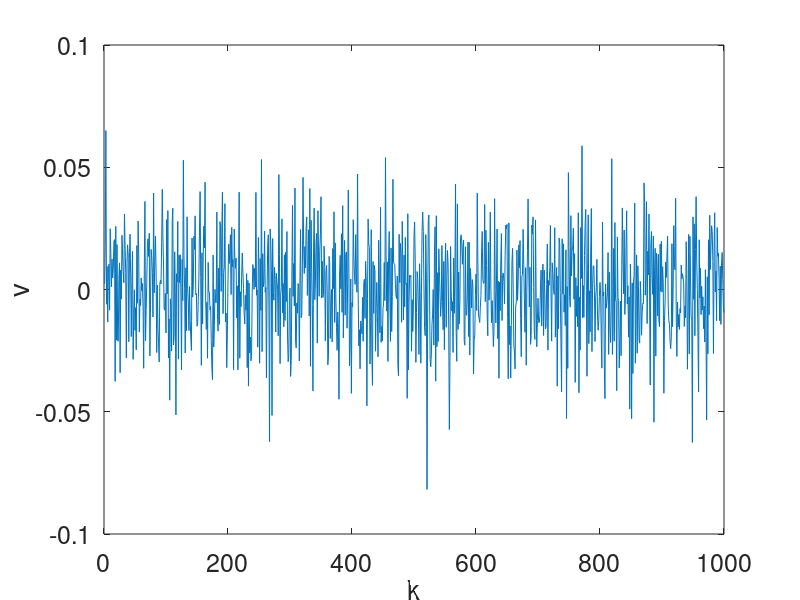
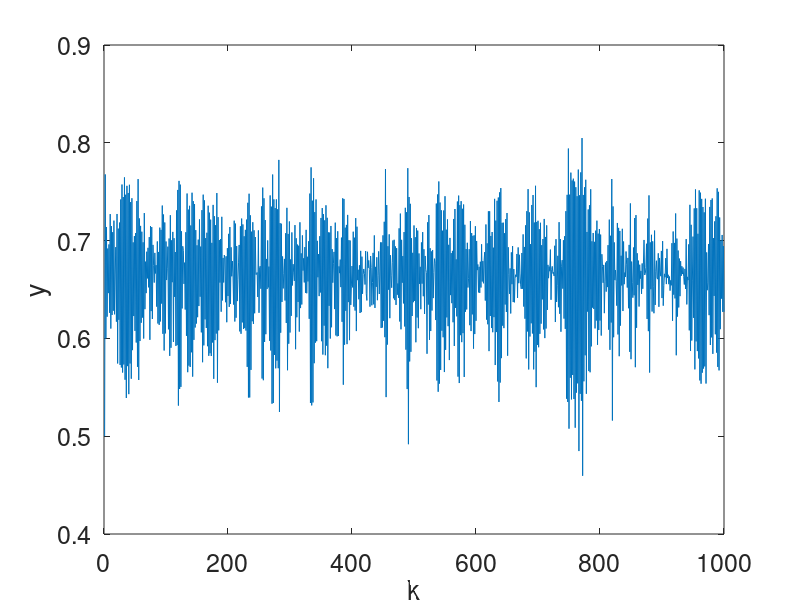
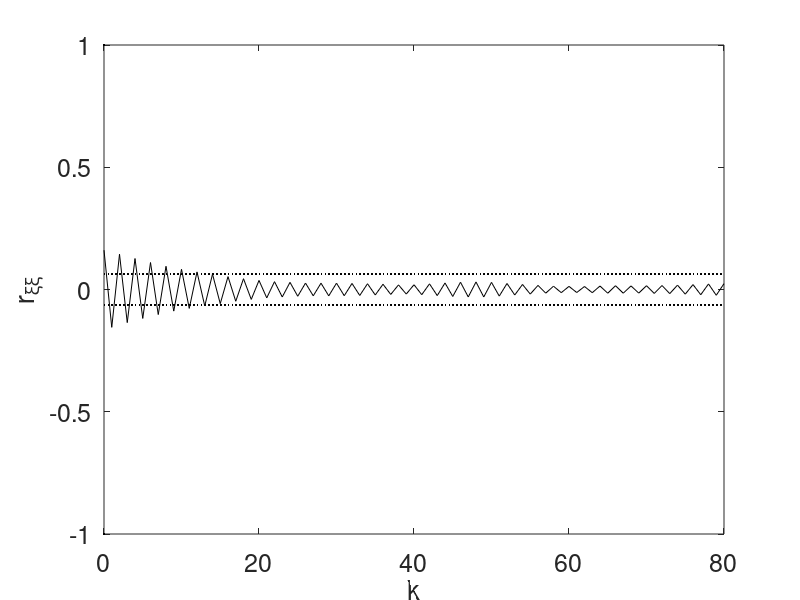
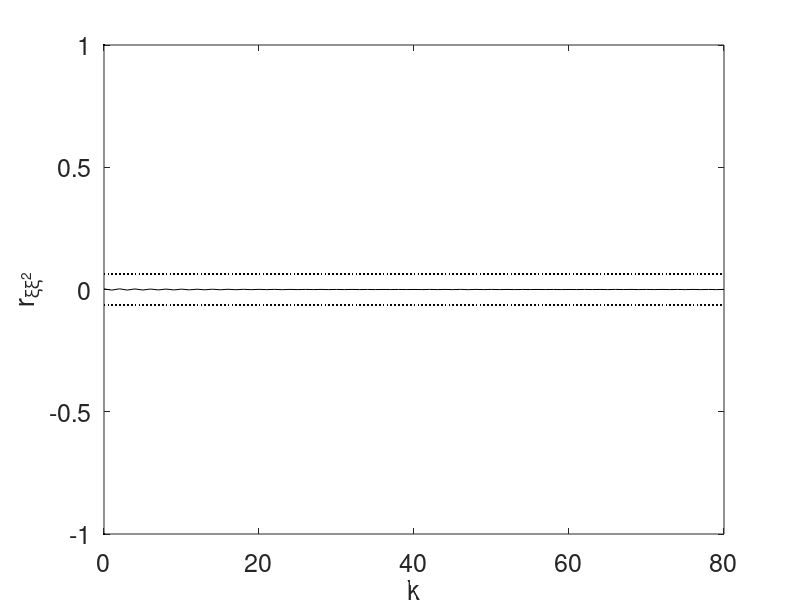

The MATLAB source for these figures, in order:
close all;
clear all;
clc;

n = 1000;
t2 = 1:1:n; % time vector

nu = randn(1,n);
nu = nu - mean(nu);
nu = nu/std(nu) * 0.02;

y = 0.5;
for k = 2:n
    y(k) = 3 * (y(k-1) - y(k-1)^2) + nu(k);
end

figure(1)
plot(t2,nu);
set(gca,'FontSize',18)
xlabel('k')
ylabel('\nu');

figure(2)
plot(t2,y);
set(gca,'FontSize',18)
xlabel('k')
ylabel('y');

Y = y(2:n)';
Psi = y(1:n-1)';
teta = pinv(Psi)*Y;
xi = Y - Psi*teta;

m = mean(xi);
m2 = mean(xi.^2);
lag = 80;
c1 = xi;
l=ones(lag+1)*1.96/sqrt(length(c1)); 
t = 0:1:lag;
for tau = 0:lag
    rxixi(tau+1) = 0;
    rxixi2(tau+1) = 0;
    rxi2xi2(tau+1) = 0;
    for k = tau+1:n-1
        rxixi(tau+1) = rxixi(tau+1) + (xi(k) - m) * (xi(k-tau) - m);
        rxixi2(tau+1) = rxixi2(tau+1) + (xi(k) - m) * (xi(k-tau)^2 - m^2);
        rxi2xi2(tau+1) = rxi2xi2(tau+1) + (xi(k)^2 - m2) * (xi(k-tau)^2 - m2);
    end
end

rxixi = rxixi/lag;
rxixi2 = rxixi2/lag;
rxi2xi2 = rxi2xi2/lag;

figure(3)
plot(t,rxixi,'k-',t,l,'k:',t,-l,'k:',0,1,'k.',0,-1,'k.'); 
set(gca,'FontSize',18)
xlabel('k');
ylabel('r_{\xi\xi}');

figure(4)
plot(t,rxixi2,'k-',t,l,'k:',t,-l,'k:',0,1,'k.',0,-1,'k.'); 
set(gca,'FontSize',18)
xlabel('k');
ylabel('r_{\xi\xi^2}');

figure(5)
plot(t,rxi2xi2,'k-',t,l,'k:',t,-l,'k:',0,1,'k.',0,-1,'k.'); 
set(gca,'FontSize',18)
xlabel('k');
ylabel('r_{\xi^2\xi^2}');

Y = y(2:n)';
Psi = [y(1:n-1)' (y(1:n-1).^2)'];
teta2 = pinv(Psi)*Y;
xi = Y - Psi*teta2;

m = mean(xi);
m2 = mean(xi.^2);
lag = 80;
c1 = xi;
l=ones(lag+1)*1.96/sqrt(length(c1)); 
t = 0:1:lag;
for tau = 0:lag
    rxixi(tau+1) = 0;
    rxixi2(tau+1) = 0;
    rxi2xi2(tau+1) = 0;
    for k = tau+1:n-1
        rxixi(tau+1) = rxixi(tau+1) + (xi(k) - m) * (xi(k-tau) - m);
        rxixi2(tau+1) = rxixi2(tau+1) + (xi(k) - m) * (xi(k-tau)^2 - m^2);
        rxi2xi2(tau+1) = rxi2xi2(tau+1) + (xi(k)^2 - m2) * (xi(k-tau)^2 - m2);
    end
end

figure(6)
plot(t,rxixi,'k-',t,l,'k:',t,-l,'k:',0,1,'k.',0,-1,'k.'); 
set(gca,'FontSize',18)
xlabel('k');
ylabel('r_{\xi\xi}');

figure(7)
plot(t,rxixi2,'k-',t,l,'k:',t,-l,'k:',0,1,'k.',0,-1,'k.'); 
set(gca,'FontSize',18)
xlabel('k');
ylabel('r_{\xi\xi^2}');

figure(8)
plot(t,rxi2xi2,'k-',t,l,'k:',t,-l,'k:',0,1,'k.',0,-1,'k.'); 
set(gca,'FontSize',18)
xlabel('k');
ylabel('r_{\xi^2\xi^2}');
